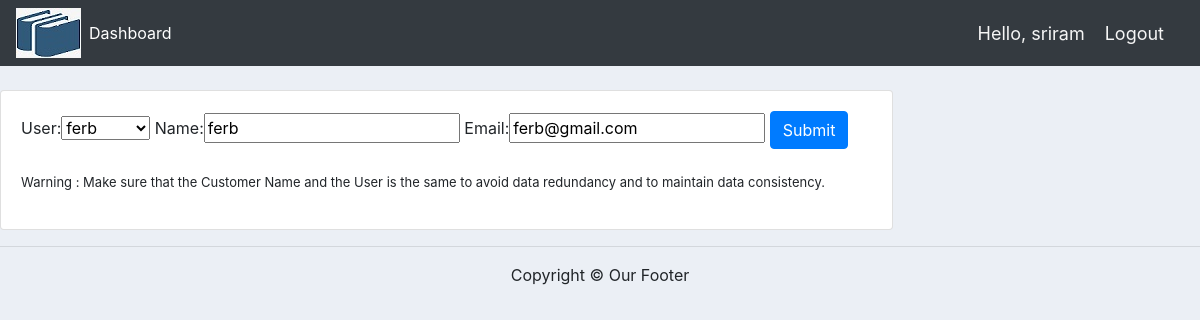
/update_customer/30/ (signed in), run on the app's committed database.
### BooksApp/models.py (models this page shows, shortened)
class Customer(models.Model):
    user = models.OneToOneField(User,null=True,on_delete=models.CASCADE)
    name = models.CharField(max_length=200,null=True)
    email = models.CharField(max_length=200,null=True)
    date_created = models.DateTimeField(auto_now_add=True,null=True)

### BooksApp/decorators.py (the view)
        def wrapper_func(request,*args,**kwargs):
            group = None
            if request.user.groups.exists():
                group = request.user.groups.all()[0].name
            if group in allowed_roles:
                return view_func(request,*args,**kwargs)
            else:
                return HttpResponse('You are not authorized to view this page')

### BooksApp/forms.py
class CustomerForm(ModelForm):
    class Meta:
        model = Customer
        fields = '__all__'

### BooksApp/views.py (called while the page is built)
@login_required(login_url='login')
@allowed_users(allowed_roles=['admin'])
def updateCustomer(request,pk):
    customer = Customer.objects.get(id=pk)
    form = CustomerForm(instance=customer)
    if request.method == 'POST':
        form = CustomerForm(request.POST,instance=customer)
        if form.is_valid():
            form.save()
            return redirect('/')
    context = {'form':form}
    return render(request,'BooksApp/customer_form.html',context)

### BooksApp/templates/BooksApp/customer_form.html (shortened to what this page needs)
{% extends 'BooksApp/index.html' %}
{% load static %}
{% block content %}
<br>
<div class="row">
    <div class="col-md-9">
        <div class="card card-body">
            <form method="POST" action="">
                    {{form}}
                <input class="btn btn-primary" type="submit" name="Submit" value="Submit">
            </form>
            <br>
            <p style="font-size:small;">Warning : Make sure that the Customer Name and the User is the same to avoid data redundancy and to maintain data consistency.</p>
        </div>
    </div>
</div>
{% endblock %}

### BooksApp/templates/BooksApp/navbar.html (shortened to what this page needs)
{% load static %}
<nav class="navbar navbar-expand-lg navbar-dark bg-dark">
    <img src="{% static '/images/booklogo.jpg' %}">
    <div class="collapse navbar-collapse" id="navbarNav">
      <ul class="navbar-nav">
        {% if request.user.is_staff %}
        <li class="nav-item active">
          <a class="nav-link" href="{% url 'home' %}">Dashboard</a>
        </li>
        {% endif %}
      </ul>
    </div>
    <span class="hello-msg">Hello, {{request.user}}</span>
    <span><a class="hello-msg" href="{% url 'logout' %}">Logout</a></span>
  </nav>

### static/css/main.css (style rules this page uses)
body { background-color: #ebeff5; }

### BooksApp/templates/BooksApp/navbar.html (style rules this page uses)
.hello-msg { color: whitesmoke; font-size: 18px; margin-right: 20px; }

### data on the page
Customer: user "ferb", name "ferb", email "ferb@gmail.com"

### other printed values
{{ request.user }} "sriram"
